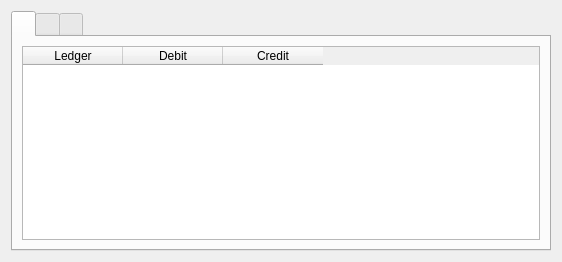
<?xml version="1.0" encoding="UTF-8"?>
<ui version="4.0">
 <class>ReportsWindow</class>
 <widget class="QWidget" name="ReportsWindow">
  <layout class="QVBoxLayout">

   <item>
    <widget class="QTabWidget" name="tabWidget">

     <!-- TRIAL BALANCE -->
     <widget class="QWidget" name="tabTrial">
      <layout class="QVBoxLayout">
       <item>
        <widget class="QTableWidget" name="tableTrial">
         <property name="columnCount"><number>3</number></property>
         <column><property name="text"><string>Ledger</string></property></column>
         <column><property name="text"><string>Debit</string></property></column>
         <column><property name="text"><string>Credit</string></property></column>
        </widget>
       </item>
      </layout>
     </widget>

     <!-- PROFIT & LOSS -->
     <widget class="QWidget" name="tabPNL">
      <layout class="QFormLayout">
       <item row="0" column="0"><widget class="QLabel"><property name="text"><string>Total Income</string></property></widget></item>
       <item row="0" column="1"><widget class="QLabel" name="lblIncome"/></item>

       <item row="1" column="0"><widget class="QLabel"><property name="text"><string>Total Expense</string></property></widget></item>
       <item row="1" column="1"><widget class="QLabel" name="lblExpense"/></item>

       <item row="2" column="0"><widget class="QLabel"><property name="text"><string>Net Profit</string></property></widget></item>
       <item row="2" column="1"><widget class="QLabel" name="lblProfit"/></item>
      </layout>
     </widget>

     <!-- BALANCE SHEET -->
     <widget class="QWidget" name="tabBS">
      <layout class="QHBoxLayout">

       <item>
        <widget class="QTableWidget" name="tableAssets">
         <property name="columnCount"><number>2</number></property>
         <column><property name="text"><string>Assets</string></property></column>
         <column><property name="text"><string>Amount</string></property></column>
        </widget>
       </item>

       <item>
        <widget class="QTableWidget" name="tableLiabilities">
         <property name="columnCount"><number>2</number></property>
         <column><property name="text"><string>Liabilities</string></property></column>
         <column><property name="text"><string>Amount</string></property></column>
        </widget>
       </item>

      </layout>
     </widget>

    </widget>
   </item>

  </layout>
 </widget>
</ui>
